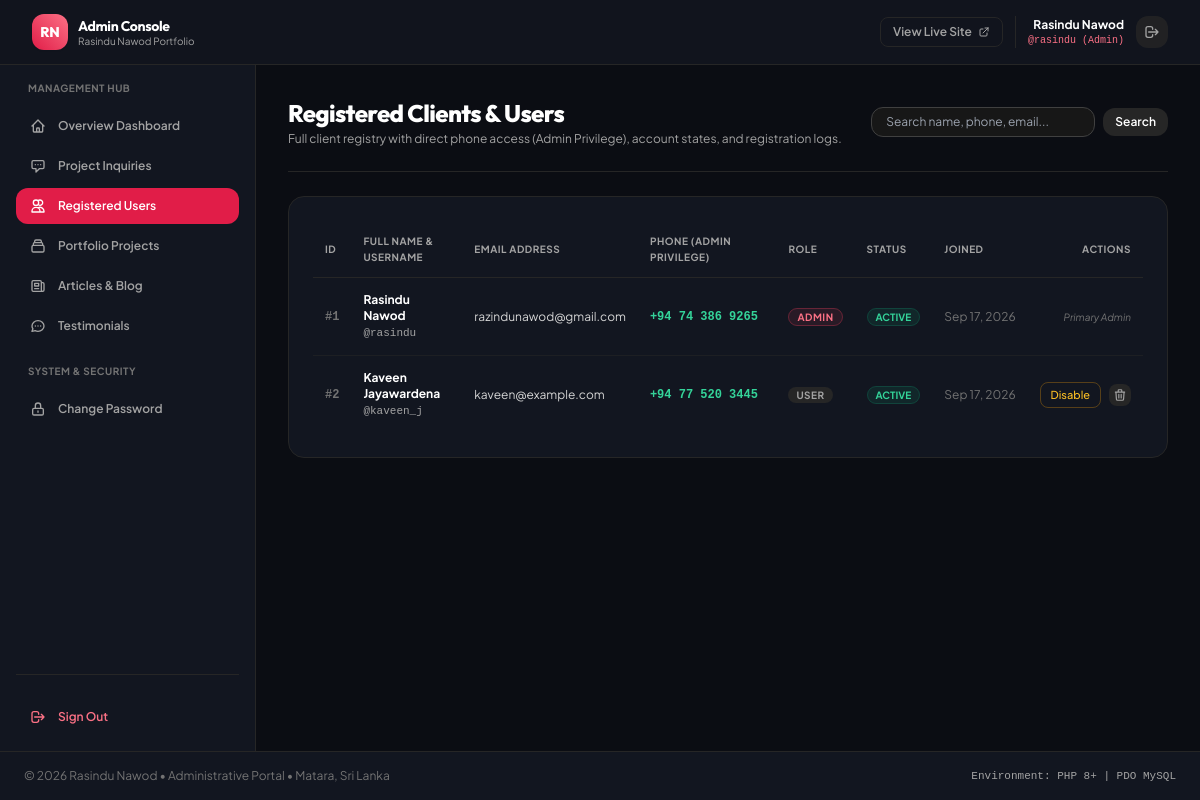
The page /admin/users.php (signed in) on the database its author committed.
### tables this page shows
CREATE TABLE IF NOT EXISTS `users` (
  `id` INT UNSIGNED AUTO_INCREMENT PRIMARY KEY,
  `full_name` VARCHAR(150) NOT NULL,
  `username` VARCHAR(50) NOT NULL UNIQUE,
  `email` VARCHAR(191) NOT NULL UNIQUE,
  `phone` VARCHAR(25) NOT NULL,
  `password` VARCHAR(255) NOT NULL,
  `role` ENUM('user', 'admin') DEFAULT 'user',
  `profile_image` VARCHAR(255) DEFAULT NULL,
  `status` ENUM('active', 'disabled') DEFAULT 'active',
  `last_login` DATETIME DEFAULT NULL,
  `created_at` TIMESTAMP DEFAULT CURRENT_TIMESTAMP,
  `updated_at` TIMESTAMP DEFAULT CURRENT_TIMESTAMP ON UPDATE CURRENT_TIMESTAMP,
  INDEX `idx_users_role` (`role`),
  INDEX `idx_users_status` (`status`)
);

### includes/admin_auth.php (called while the page is built, shortened)
<?php
function requireAdmin(): array {
    $adminId = $_SESSION['admin_id'] ?? ($_SESSION['user_id'] ?? null);
    try {
        $pdo = getDatabaseConnection();
        $stmt = $pdo->prepare("SELECT id, full_name, username, email, phone, role, status FROM users WHERE id = :id AND role = 'admin' LIMIT 1");
        $stmt->execute([':id' => $adminId]);
        $admin = $stmt->fetch();
        return $admin;
    } catch (Exception $e) {
        error_log("Admin Auth Error: " . $e->getMessage());
        return [
            'id' => $adminId,
            'full_name' => $_SESSION['admin_username'] ?? 'Rasindu Nawod',
            'username' => $_SESSION['admin_username'] ?? 'rasindu',
            'email' => ADMIN_EMAIL,
            'phone' => PHONE_NUMBER,
            'role' => 'admin',
            'status' => 'active',
        ];
    }
}

### includes/functions.php (called while the page is built, shortened)
<?php
function sanitize(?string $data): string {
    return htmlspecialchars(trim($data), ENT_QUOTES, 'UTF-8');
}

### admin/users.php (the view, shortened to what this page needs)
<?php
require_once __DIR__ . '/includes/admin_header.php';
require_once __DIR__ . '/includes/admin_sidebar.php';
$pdo = getDatabaseConnection();
$search = trim($_GET['search'] ?? '');
$sql = "SELECT * FROM users WHERE 1=1";
$params = [];
$sql .= " ORDER BY role DESC, id DESC";
$users = [];
try {
    $stmt = $pdo->prepare($sql);
    $stmt->execute($params);
    $users = $stmt->fetchAll();
} catch (PDOException $e) {
    error_log("Fetch users error: " . $e->getMessage());
}
?>
<main class="flex-1 p-6 sm:p-8 bg-[#0b0d13] overflow-y-auto space-y-6">
    <div class="flex flex-col sm:flex-row sm:items-center justify-between gap-4 pb-6 border-b border-neutral-800">
        <div>
            <h1 class="text-2xl font-extrabold font-heading text-white tracking-tight">
                Registered Clients & Users
            </h1>
            <p class="text-xs text-neutral-400 mt-0.5">
                Full client registry with direct phone access (Admin Privilege), account states, and registration logs.
            </p>
        </div>
        <form action="users.php" method="GET" class="flex items-center gap-2">
            <input
                type="text"
                name="search"
                value="<?= sanitize($search); ?>"
                placeholder="Search name, phone, email..."
                class="px-3.5 py-1.5 rounded-xl bg-neutral-900 border border-neutral-700 text-white text-xs focus:outline-none focus:ring-2 focus:ring-rose-500 w-56"
            >
            <button type="submit" class="px-3 py-1.5 rounded-xl bg-neutral-800 hover:bg-neutral-700 text-white text-xs font-semibold">
                Search
            </button>
        </form>
    </div>
    <div class="p-6 rounded-2xl bg-[#121620] border border-neutral-800 shadow-xs">
        <div class="overflow-x-auto">
            <table class="w-full text-left text-xs">
                <thead>
                    <tr class="text-neutral-400 border-b border-neutral-800 uppercase tracking-wider text-[10px]">
                        <th class="py-3 px-3">ID</th>
                        <th class="py-3 px-3">Full Name & Username</th>
                        <th class="py-3 px-3">Email Address</th>
                        <th class="py-3 px-3">Phone (Admin Privilege)</th>
                        <th class="py-3 px-3">Role</th>
                        <th class="py-3 px-3">Status</th>
                        <th class="py-3 px-3">Joined</th>
                        <th class="py-3 px-3 text-right">Actions</th>
                    </tr>
                </thead>
                <tbody class="divide-y divide-neutral-800/60 text-neutral-300">
                    <?php foreach ($users as $u): ?>
                        <tr class="hover:bg-neutral-800/30 transition-colors">
                            <td class="py-3.5 px-3 font-mono font-bold text-neutral-500">
                                #<?= $u['id']; ?>
                            </td>
                            <td class="py-3.5 px-3">
                                <span class="font-bold text-white block"><?= sanitize($u['full_name']); ?></span>
                                <span class="text-[11px] text-neutral-400 font-mono">@<?= sanitize($u['username']); ?></span>
                            </td>
                            <td class="py-3.5 px-3">
                                <a href="mailto:<?= sanitize($u['email']); ?>" class="text-neutral-300 hover:text-rose-400">
                                    <?= sanitize($u['email']); ?>
                                </a>
                            </td>
                            <td class="py-3.5 px-3 font-mono text-emerald-400 font-semibold whitespace-nowrap">
                                <?= sanitize($u['phone']); ?>
                            </td>
                            <td class="py-3.5 px-3 whitespace-nowrap">
                                <span class="px-2 py-0.5 rounded-full text-[10px] font-bold uppercase tracking-wider <?= $u['role'] === 'admin' ? 'bg-rose-500/10 text-rose-400 border border-rose-500/30' : 'bg-neutral-800 text-neutral-400'; ?>">
                                    <?= sanitize($u['role']); ?>
                                </span>
                            </td>
                            <td class="py-3.5 px-3 whitespace-nowrap">
                                <span class="px-2 py-0.5 rounded-full text-[10px] font-bold uppercase <?= $u['status'] === 'active' ? 'bg-emerald-500/10 text-emerald-400 border border-emerald-500/20' : 'bg-red-500/10 text-red-400 border border-red-500/20'; ?>">
                                    <?= sanitize($u['status']); ?>
                                </span>
                            </td>
                            <td class="py-3.5 px-3 text-neutral-500 whitespace-nowrap">
                                <?= date('M d, Y', strtotime($u['created_at'])); ?>
                            </td>
                            <td class="py-3.5 px-3 text-right whitespace-nowrap">
                                <?php if ($u['role'] !== 'admin'): ?>
                                    <div class="flex items-center justify-end gap-2">
                                        <form action="users.php" method="POST" class="inline">
                                            <button
                                                type="submit"
                                                class="px-2.5 py-1 rounded-lg border text-[11px] font-medium transition-colors <?= $u['status'] === 'active' ? 'border-amber-500/30 text-amber-400 hover:bg-amber-500/10' : 'border-emerald-500/30 text-emerald-400 hover:bg-emerald-500/10'; ?>"
                                            >
                                                <?= $u['status'] === 'active' ? 'Disable' : 'Activate'; ?>
                                            </button>
                                        </form>
                                        <form action="users.php" method="POST" onsubmit="return confirm('Delete user @<?= sanitize($u['username']); ?> permanently?');" class="inline">
                                            <button
                                                type="submit"
                                                class="p-1 rounded-lg bg-neutral-800 hover:bg-red-500/20 hover:text-red-400 text-neutral-400 transition-colors"
                                                title="Delete Account"
                                            >
                                                <svg class="w-3.5 h-3.5" fill="none" stroke="currentColor" viewBox="0 0 24 24"><path stroke-linecap="round" stroke-linejoin="round" stroke-width="2" d="M19 7l-.867 12.142A2 2 0 0116.138 21H7.862a2 2 0 01-1.995-1.858L5 7m5 4v6m4-6v6m1-10V4a1 1 0 00-1-1h-4a1 1 0 00-1 1v3M4 7h16"/></svg>
                                            </button>
                                        </form>
                                    </div>
                                <?php else: ?>
                                    <span class="text-[10px] text-neutral-500 italic">Primary Admin</span>
                                <?php endif; ?>
                            </td>
                        </tr>
                    <?php endforeach; ?>
                </tbody>
            </table>
        </div>
    </div>
</main>
<?php require_once __DIR__ . '/includes/admin_footer.php'; ?>

### admin/includes/admin_header.php (shortened to what this page needs)
<?php
require_once __DIR__ . '/../../includes/functions.php';
require_once __DIR__ . '/../../includes/admin_auth.php';
$currentAdmin = requireAdmin();
$adminName = $currentAdmin['full_name'] ?? 'Rasindu Nawod';
$adminUsername = $currentAdmin['username'] ?? 'rasindu';
?>
<!DOCTYPE html>
<html lang="en" class="dark">
<head>
    <script src="https://cdn.tailwindcss.com"></script>
</head>
<body class="bg-[#0b0d13] text-neutral-100 min-h-screen flex flex-col antialiased selection:bg-rose-500 selection:text-white">
    <header class="sticky top-0 z-40 bg-[#121620]/90 backdrop-blur-md border-b border-neutral-800">
        <div class="px-4 sm:px-6 lg:px-8 h-16 flex items-center justify-between">
            <div class="flex items-center gap-4">
                <a href="dashboard.php" class="flex items-center gap-2.5">
                    <div class="w-9 h-9 rounded-xl bg-gradient-to-tr from-rose-600 to-rose-400 text-white font-heading font-extrabold flex items-center justify-center text-sm shadow-sm">
                        RN
                    </div>
                    <div class="hidden sm:block">
                        <span class="block text-sm font-bold font-heading text-white tracking-tight">Admin Console</span>
                        <span class="block text-[10px] text-neutral-400 -mt-0.5">Rasindu Nawod Portfolio</span>
                    </div>
                </a>
            </div>
            <div class="flex items-center gap-3">
                <a
                    href="../index.php"
                    target="_blank"
                    class="hidden md:inline-flex items-center gap-1.5 px-3 py-1.5 rounded-lg border border-neutral-800 text-xs font-semibold text-neutral-400 hover:text-white hover:border-neutral-700 transition-colors"
                >
                    <span>View Live Site</span>
                    <svg class="w-3 h-3" fill="none" stroke="currentColor" viewBox="0 0 24 24"><path stroke-linecap="round" stroke-linejoin="round" stroke-width="2" d="M10 6H6a2 2 0 00-2 2v10a2 2 0 002 2h10a2 2 0 002-2v-4M14 4h6m0 0v6m0-6L10 14"/></svg>
                </a>
                <div class="flex items-center gap-3 pl-3 border-l border-neutral-800">
                    <div class="text-right hidden sm:block">
                        <span class="block text-xs font-bold text-white"><?= sanitize($adminName); ?></span>
                        <span class="block text-[10px] text-rose-400 font-mono">@<?= sanitize($adminUsername); ?> (Admin)</span>
                    </div>
                    <a
                        href="logout.php"
                        title="Sign Out"
                        class="p-2 rounded-xl bg-neutral-800/80 hover:bg-rose-500/20 hover:text-rose-400 text-neutral-400 transition-colors"
                    >
                        <svg class="w-4 h-4" fill="none" stroke="currentColor" viewBox="0 0 24 24"><path stroke-linecap="round" stroke-linejoin="round" stroke-width="2" d="M17 16l4-4m0 0l-4-4m4 4H7m6 4v1a3 3 0 01-3 3H6a3 3 0 01-3-3V7a3 3 0 013-3h4a3 3 0 013 3v1"/></svg>
                    </a>
                </div>
            </div>
        </div>
    </header>
    <div class="flex-1 flex flex-col md:flex-row">

### admin/includes/admin_header.php (style rules this page uses)
body { font-family: 'Plus Jakarta Sans', sans-serif; }
h1, h2, h3, h4, .font-heading { font-family: 'Outfit', sans-serif; }

### rows shown on the page
users: full_name "Rasindu Nawod", username "rasindu", id "1", email "razindunawod@gmail.com", phone "+94 74 386 9265", role "ADMIN", status "ACTIVE", created_at "Sep 17, 2026", shows "Primary Admin"
users: id "2", full_name "Kaveen Jayawardena", username "kaveen_j", email "kaveen@example.com", phone "+94 77 520 3445", role "USER", status "ACTIVE", created_at "Sep 17, 2026", shows "Disable"
